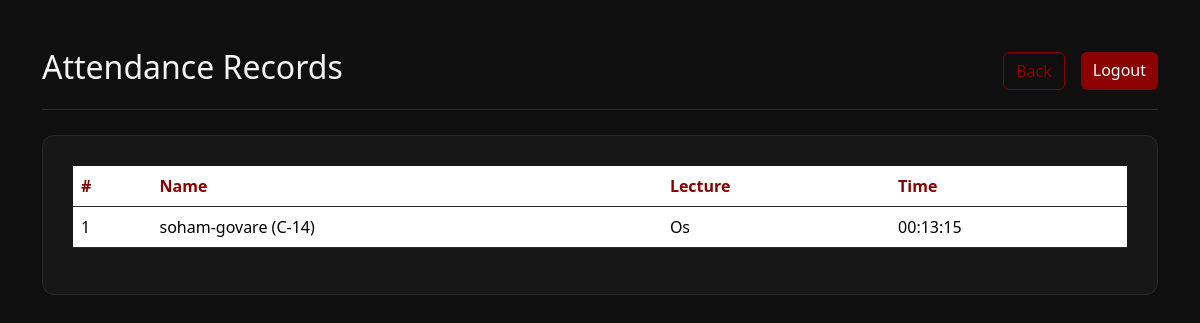
/attendance (signed in), run on an earlier commit of the app's database.
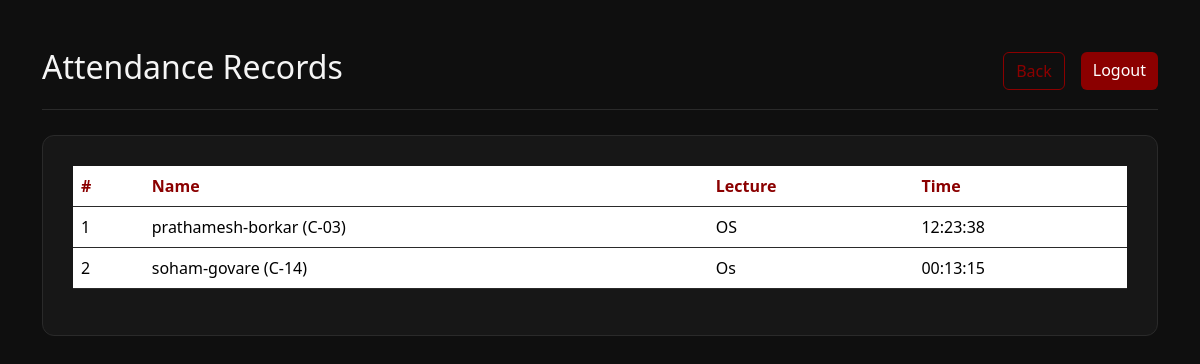
And on a later commit of the database.
### tables this page shows
CREATE TABLE attendance (
            id INTEGER PRIMARY KEY AUTOINCREMENT,
            name TEXT,
            lecture_name TEXT,
            time TEXT,
            UNIQUE(name, lecture_name)
        );

### app.py (the view)
@app.route("/attendance")
@login_required
def attendance_page():
    conn = sqlite3.connect(DB_FILE)
    cur = conn.cursor()
    cur.execute("""
        SELECT name, lecture_name, time
        FROM attendance
        ORDER BY id DESC
    """)
    rows = cur.fetchall()
    conn.close()
    return render_template("attendance.html", rows=rows)

### app.py (called while the page is built)
@login_manager.user_loader
def load_user(user_id):
    conn = sqlite3.connect(DB_FILE)
    cur = conn.cursor()
    cur.execute("SELECT id, email FROM users WHERE id=?", (user_id,))
    user = cur.fetchone()
    conn.close()
    if user:
        return User(user[0], user[1])
    return None

### templates/attendance.html (shortened to what this page needs)
<!DOCTYPE html>
<html>
<head>
  <link rel="stylesheet" href="{{ url_for('static', filename='style.css') }}">
  <link href="https://cdn.jsdelivr.net/npm/bootstrap@5.3.3/dist/css/bootstrap.min.css" rel="stylesheet"/>
</head>
<body>
<div class="container py-5">
  <div class="top-bar d-flex justify-content-between align-items-center">
    <h2>Attendance Records</h2>
    <div class="d-flex gap-3">
      <a href="/" class="btn btn-outline-crimson">Back</a>
      <a href="/logout" class="btn btn-crimson">Logout</a>
    </div>
  </div>
  <div class="custom-card">
    <table class="table">
      <thead>
        <tr>
          <th>#</th>
          <th>Name</th>
          <th>Lecture</th>
          <th>Time</th>
        </tr>
      </thead>
      <tbody>
        {% for r in rows %}
        <tr>
          <td>{{ loop.index }}</td>
          <td>{{ r[0] }}</td>
          <td>{{ r[1] }}</td>
          <td>{{ r[2] }}</td>
        </tr>
        {% endfor %}
      </tbody>
    </table>
  </div>
</div>
</body>
</html>

### static/style.css (style rules this page uses)
:root { --bg-main: #0f0f0f; --bg-card: #171717; --border-color: #2a2a2a; --accent: #8B0000; --accent-hover: #b30000; --text-main: #f5f5f5; --text-muted: #9a9a9a; }
body { background-color: var(--bg-main) !important; color: var(--text-main) !important; font-family: "Sora",sans-serif; margin: 0; }
.container { background-color: transparent !important; }
.top-bar { border-bottom: 1px solid var(--border-color); padding-bottom: 15px; margin-bottom: 25px; }
.custom-card, .container-box { background-color: var(--bg-card); border: 1px solid var(--border-color); border-radius: 12px; padding: 30px; }
.btn-crimson { background-color: var(--accent) !important; border: none !important; color: white !important; padding: 10px 18px; border-radius: 8px; font-weight: 600; cursor: pointer; }
.btn-outline-crimson { border: 1px solid var(--accent) !important; color: var(--accent) !important; background: transparent !important; padding: 10px 18px; border-radius: 8px; }
table { background-color: var(--bg-card) !important; color: white !important; }
th { color: var(--accent) !important; }
tr { border-color: var(--border-color) !important; }
a { color: var(--accent); text-decoration: none; }

What changed in the data, as far as the page shows it:
added attendance: name "prathamesh-borkar (C-03)", lecture_name "OS", time "12:23:38"
